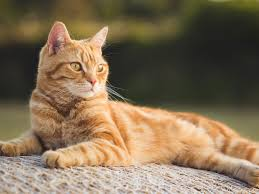
#> input picture src/images/gato2.jpg, 259 x 194 px
$ python main.py
#> lines starting #> are read from the running program, lines starting #| are printed output that depends on the picture; after the words box and inside, x2 and y2 are one past the last pixel; in counts of white or black regions, pixels touching at a corner belong together
from PIL import Image

def exibe_imagem(imagem):
    imagem.show()

def converter_para_tons_de_cinza(imagem, imagem_name):
    imagem.convert("L").save("images/escala_cinza_"+imagem_name)

def binarizar(imagem, imagem_name):
    limiar = 200

    imagem = imagem.convert("L")
    largura, altura = imagem.size

    for x in range(largura):
        for y in range(altura):

            if imagem.getpixel((x,y)) < limiar:
                imagem.putpixel((x,y),0)

            else:
                imagem.putpixel((x,y),255)

    imagem.save("images/binarizada_"+imagem_name)


if __name__ == "__main__":
    path_imagens = "../src/images/"
    imagem = "gato2.jpg"

    try:
        imagem = Image.open(path_imagens+imagem)
#> imagem is the input picture: PIL image 259x194 RGB; mean R, G, B 129.5, 110.5, 84.8
        imagem_name = str(imagem.filename.split("/")[-1])#Nome da imagem último valor da lista
#> imagem_name = 'gato2.jpg'

        converter_para_tons_de_cinza(imagem, imagem_name)
#> in converter_para_tons_de_cinza, `imagem.convert("L").save("images/escala_cinza_"+imagem_name)`:
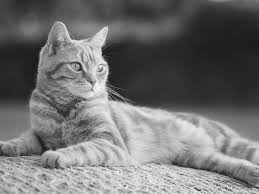
#> saved as escala_cinza_gato2.jpg: PIL image 259x194 L; min 10, max 248, mean 113.3
        binarizar(imagem, imagem_name)
#> after the loop in binarizar, `for x in range(largura):`:
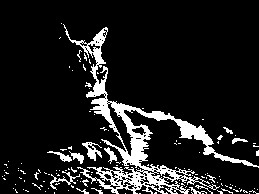
#> imagem: PIL image 259x194 L; 11.6% white; 133 white regions (119 under 20 px), largest, box (x1, y1, x2, y2) and area: (63, 24, 259, 194) 4579, (82, 142, 102, 161) 160, (50, 171, 80, 190) 125

    except FileNotFoundError as fnf_error:
        print(fnf_error)
        print("Não foi possível carregar a imagem "+imagem)
